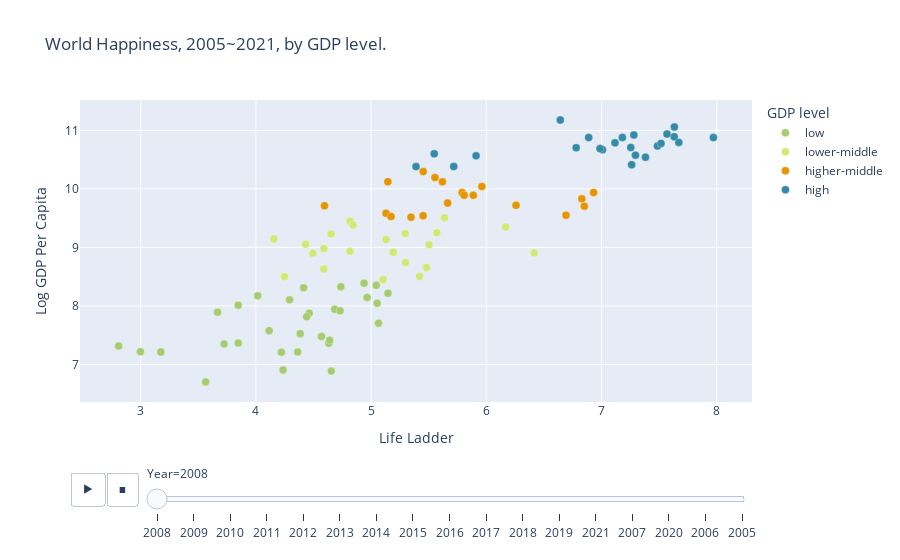

Notebook code cell kept with this figure:
### Code cell
import plotly.express as px

x = df['Life Ladder']
y = df['Log GDP Per Capita']
country = df['Country Name']



fig = px.scatter(
    df,x, y, 
    color="gdp_level", 
    hover_data=['Country Name', 'Year', 'gdp_level'], 
    color_discrete_sequence=["#a6cc70", '#D1E875', '#E59500', '#348AA7'],
    title="World Happiness, 2005~2021, by GDP level.",
    labels = {'gdp_level':"GDP level"},
    animation_frame= 'Year', 
     
    )
fig.update_traces(
     marker = dict(size=8,line = dict(width=0.3,color='white')),
     selector = dict(mode='markers'),
     hovertemplate = (
      "<b>%{customdata[0]}</b>, %{customdata[1]} <br>" 
      "<b>Life Ladder:</b> %{x:.2f}</br>"
      "<b>Log GDP Per Capita:</b> %{y:.2f} (%{customdata[2]})</br>"
      "<extra></extra>" 
     ),
                
)

fig.show()

### Figure 1 — Plotly figure (JSON) as saved in the notebook; plotly's stock layout.template omitted (floating-point values rounded to 4 significant figures)
{"data": [{"customdata": [["Afghanistan", 2008, "low"], ["Bangladesh", 2008, "low"], ["Benin", 2008, "low"], ["Burkina Faso", 2008, "low"], ["Burundi", 2008, "low"], ["Cambodia", 2008, "low"], ["Cameroon", 2008, "low"], ["Chad", 2008, "low"], ["Ghana", 2008, "low"], ["Haiti", 2008, "low"], ["India", 2008, "low"], ["Kenya", 2008, "low"], ["Kyrgyzstan", 2008, "low"], ["Laos", 2008, "low"], ["Liberia", 2008, "low"], ["Madagascar", 2008, "low"], ["Mali", 2008, "low"], ["Mozambique", 2008, "low"], ["Nepal", 2008, "low"], ["Niger", 2008, "low"], ["Nigeria", 2008, "low"], ["Pakistan", 2008, "low"], ["Rwanda", 2008, "low"], ["Senegal", 2008, "low"], ["Sierra Leone", 2008, "low"], ["Tajikistan", 2008, "low"], ["Tanzania", 2008, "low"], ["Togo", 2008, "low"], ["Uganda", 2008, "low"], ["Zambia", 2008, "low"], ["Zimbabwe", 2008, "low"]], "hovertemplate": "<b>%{customdata[0]}</b>, %{customdata[1]} <br><b>Life Ladder:</b> %{x:.2f}</br><b>Log GDP Per Capita:</b> %{y:.2f} (%{customdata[2]})</br><extra></extra>", "legendgroup": "low", "marker": {"color": "#a6cc70", "line": {"color": "white", "width": 0.3}, "size": 8, "symbol": "circle"}, "mode": "markers", "name": "low", "orientation": "v", "showlegend": true, "type": "scatter", "x": [3.724, 5.052, 3.667, 3.846, 3.563, 4.462, 4.292, 4.632, 4.965, 3.846, 5.146, 4.015, 4.737, 5.044, 4.221, 4.64, 4.115, 4.654, 4.441, 4.236, 4.939, 4.414, 4.363, 4.683, 2.997, 5.064, 4.385, 2.808, 4.569, 4.73, 3.174], "xaxis": "x", "y": [7.35, 8.047, 7.891, 7.364, 6.7, 7.874, 8.104, 7.363, 8.145, 8.012, 8.216, 8.173, 8.329, 8.351, 7.207, 7.413, 7.576, 6.885, 7.814, 6.905, 8.389, 8.309, 7.213, 7.941, 7.217, 7.705, 7.525, 7.312, 7.476, 7.918, 7.21], "yaxis": "y"}, {"customdata": [["Armenia", 2008, "lower-middle"], ["Azerbaijan", 2008, "lower-middle"], ["Bolivia", 2008, "lower-middle"], ["Colombia", 2008, "lower-middle"], ["Dominican Republic", 2008, "lower-middle"], ["Ecuador", 2008, "lower-middle"], ["El Salvador", 2008, "lower-middle"], ["Georgia", 2008, "lower-middle"], ["Guatemala", 2008, "lower-middle"], ["Honduras", 2008, "lower-middle"], ["Indonesia", 2008, "lower-middle"], ["Iraq", 2008, "lower-middle"], ["Mauritania", 2008, "lower-middle"], ["Moldova", 2008, "lower-middle"], ["Mongolia", 2008, "lower-middle"], ["Nicaragua", 2008, "lower-middle"], ["Paraguay", 2008, "lower-middle"], ["Peru", 2008, "lower-middle"], ["Philippines", 2008, "lower-middle"], ["Sri Lanka", 2008, "lower-middle"], ["Thailand", 2008, "lower-middle"], ["Vietnam", 2008, "lower-middle"]], "hovertemplate": "<b>%{customdata[0]}</b>, %{customdata[1]} <br><b>Life Ladder:</b> %{x:.2f}</br><b>Log GDP Per Capita:</b> %{y:.2f} (%{customdata[2]})</br><extra></extra>", "legendgroup": "lower-middle", "marker": {"color": "#D1E875", "line": {"color": "white", "width": 0.3}, "size": 8, "symbol": "circle"}, "mode": "markers", "name": "lower-middle", "orientation": "v", "showlegend": true, "type": "scatter", "x": [4.652, 4.817, 5.298, 6.168, 4.842, 5.297, 5.191, 4.156, 6.414, 5.42, 4.815, 4.59, 4.248, 5.503, 4.493, 5.104, 5.57, 5.129, 4.589, 4.431, 5.636, 5.48], "xaxis": "x", "y": [9.23, 9.447, 8.74, 9.351, 9.384, 9.238, 8.919, 9.144, 8.905, 8.504, 8.933, 8.982, 8.5, 9.044, 8.902, 8.45, 9.25, 9.134, 8.63, 9.055, 9.507, 8.658], "yaxis": "y"}, {"customdata": [["Argentina", 2008, "higher-middle"], ["Botswana", 2008, "higher-middle"], ["Brazil", 2008, "higher-middle"], ["Chile", 2008, "higher-middle"], ["Costa Rica", 2008, "higher-middle"], ["Estonia", 2008, "higher-middle"], ["Iran", 2008, "higher-middle"], ["Kazakhstan", 2008, "higher-middle"], ["Latvia", 2008, "higher-middle"], ["Lebanon", 2008, "higher-middle"], ["Lithuania", 2008, "higher-middle"], ["Malaysia", 2008, "higher-middle"], ["Mexico", 2008, "higher-middle"], ["Panama", 2008, "higher-middle"], ["Russia", 2008, "higher-middle"], ["South Africa", 2008, "higher-middle"], ["Ukraine", 2008, "higher-middle"], ["Uruguay", 2008, "higher-middle"], ["Venezuela", 2008, "higher-middle"]], "hovertemplate": "<b>%{customdata[0]}</b>, %{customdata[1]} <br><b>Life Ladder:</b> %{x:.2f}</br><b>Log GDP Per Capita:</b> %{y:.2f} (%{customdata[2]})</br><extra></extra>", "legendgroup": "higher-middle", "marker": {"color": "#E59500", "line": {"color": "white", "width": 0.3}, "size": 8, "symbol": "circle"}, "mode": "markers", "name": "higher-middle", "orientation": "v", "showlegend": true, "type": "scatter", "x": [5.961, 5.451, 6.691, 5.789, 6.851, 5.452, 5.129, 5.886, 5.145, 4.595, 5.554, 5.807, 6.829, 6.931, 5.619, 5.346, 5.172, 5.664, 6.258], "xaxis": "x", "y": [10.04, 9.543, 9.552, 9.938, 9.704, 10.3, 9.584, 9.892, 10.12, 9.712, 10.2, 9.893, 9.83, 9.941, 10.12, 9.518, 9.527, 9.758, 9.719], "yaxis": "y"}, {"customdata": [["Australia", 2008, "high"], ["Austria", 2008, "high"], ["Belgium", 2008, "high"], ["Canada", 2008, "high"], ["Denmark", 2008, "high"], ["Finland", 2008, "high"], ["France", 2008, "high"], ["Iceland", 2008, "high"], ["Ireland", 2008, "high"], ["Israel", 2008, "high"], ["Italy", 2008, "high"], ["Japan", 2008, "high"], ["Netherlands", 2008, "high"], ["New Zealand", 2008, "high"], ["Norway", 2008, "high"], ["Portugal", 2008, "high"], ["Singapore", 2008, "high"], ["South Korea", 2008, "high"], ["Spain", 2008, "high"], ["Sweden", 2008, "high"], ["Taiwan Province of China", 2008, "high"], ["United Kingdom", 2008, "high"], ["United States", 2008, "high"]], "hovertemplate": "<b>%{customdata[0]}</b>, %{customdata[1]} <br><b>Life Ladder:</b> %{x:.2f}</br><b>Log GDP Per Capita:</b> %{y:.2f} (%{customdata[2]})</br><extra></extra>", "legendgroup": "high", "marker": {"color": "#348AA7", "line": {"color": "white", "width": 0.3}, "size": 8, "symbol": "circle"}, "mode": "markers", "name": "high", "orientation": "v", "showlegend": true, "type": "scatter", "x": [7.254, 7.181, 7.117, 7.486, 7.971, 7.671, 7.008, 6.888, 7.568, 7.261, 6.78, 5.911, 7.631, 7.381, 7.632, 5.717, 6.642, 5.39, 7.294, 7.516, 5.548, 6.986, 7.28], "xaxis": "x", "y": [10.71, 10.88, 10.79, 10.73, 10.88, 10.8, 10.67, 10.88, 10.94, 10.41, 10.71, 10.57, 10.89, 10.54, 11.06, 10.38, 11.18, 10.38, 10.58, 10.78, 10.6, 10.69, 10.92], "yaxis": "y"}], "layout": {"legend": {"title": {"text": "GDP level"}, "tracegroupgap": 0}, "sliders": [{"active": 0, "currentvalue": {"prefix": "Year="}, "len": 0.9, "pad": {"b": 10, "t": 60}, "steps": [{"args": [["2008"], {"frame": {"duration": 0, "redraw": false}, "fromcurrent": true, "mode": "immediate", "transition": {"duration": 0, "easing": "linear"}}], "label": "2008", "method": "animate"}, {"args": [["2009"], {"frame": {"duration": 0, "redraw": false}, "fromcurrent": true, "mode": "immediate", "transition": {"duration": 0, "easing": "linear"}}], "label": "2009", "method": "animate"}, {"args": [["2010"], {"frame": {"duration": 0, "redraw": false}, "fromcurrent": true, "mode": "immediate", "transition": {"duration": 0, "easing": "linear"}}], "label": "2010", "method": "animate"}, {"args": [["2011"], {"frame": {"duration": 0, "redraw": false}, "fromcurrent": true, "mode": "immediate", "transition": {"duration": 0, "easing": "linear"}}], "label": "2011", "method": "animate"}, {"args": [["2012"], {"frame": {"duration": 0, "redraw": false}, "fromcurrent": true, "mode": "immediate", "transition": {"duration": 0, "easing": "linear"}}], "label": "2012", "method": "animate"}, {"args": [["2013"], {"frame": {"duration": 0, "redraw": false}, "fromcurrent": true, "mode": "immediate", "transition": {"duration": 0, "easing": "linear"}}], "label": "2013", "method": "animate"}, {"args": [["2014"], {"frame": {"duration": 0, "redraw": false}, "fromcurrent": true, "mode": "immediate", "transition": {"duration": 0, "easing": "linear"}}], "label": "2014", "method": "animate"}, {"args": [["2015"], {"frame": {"duration": 0, "redraw": false}, "fromcurrent": true, "mode": "immediate", "transition": {"duration": 0, "easing": "linear"}}], "label": "2015", "method": "animate"}, {"args": [["2016"], {"frame": {"duration": 0, "redraw": false}, "fromcurrent": true, "mode": "immediate", "transition": {"duration": 0, "easing": "linear"}}], "label": "2016", "method": "animate"}, {"args": [["2017"], {"frame": {"duration": 0, "redraw": false}, "fromcurrent": true, "mode": "immediate", "transition": {"duration": 0, "easing": "linear"}}], "label": "2017", "method": "animate"}, {"args": [["2018"], {"frame": {"duration": 0, "redraw": false}, "fromcurrent": true, "mode": "immediate", "transition": {"duration": 0, "easing": "linear"}}], "label": "2018", "method": "animate"}, {"args": [["2019"], {"frame": {"duration": 0, "redraw": false}, "fromcurrent": true, "mode": "immediate", "transition": {"duration": 0, "easing": "linear"}}], "label": "2019", "method": "animate"}, {"args": [["2021"], {"frame": {"duration": 0, "redraw": false}, "fromcurrent": true, "mode": "immediate", "transition": {"duration": 0, "easing": "linear"}}], "label": "2021", "method": "animate"}, {"args": [["2007"], {"frame": {"duration": 0, "redraw": false}, "fromcurrent": true, "mode": "immediate", "transition": {"duration": 0, "easing": "linear"}}], "label": "2007", "method": "animate"}, {"args": [["2020"], {"frame": {"duration": 0, "redraw": false}, "fromcurrent": true, "mode": "immediate", "transition": {"duration": 0, "easing": "linear"}}], "label": "2020", "method": "animate"}, {"args": [["2006"], {"frame": {"duration": 0, "redraw": false}, "fromcurrent": true, "mode": "immediate", "transition": {"duration": 0, "easing": "linear"}}], "label": "2006", "method": "animate"}, {"args": [["2005"], {"frame": {"duration": 0, "redraw": false}, "fromcurrent": true, "mode": "immediate", "transition": {"duration": 0, "easing": "linear"}}], "label": "2005", "method": "animate"}], "x": 0.1, "xanchor": "left", "y": 0, "yanchor": "top"}], "title": {"text": "World Happiness, 2005~2021, by GDP level."}, "updatemenus": [{"buttons": [{"args": [null, {"frame": {"duration": 500, "redraw": false}, "fromcurrent": true, "mode": "immediate", "transition": {"duration": 500, "easing": "linear"}}], "label": "&#9654;", "method": "animate"}, {"args": [[null], {"frame": {"duration": 0, "redraw": false}, "fromcurrent": true, "mode": "immediate", "transition": {"duration": 0, "easing": "linear"}}], "label": "&#9724;", "method": "animate"}], "direction": "left", "pad": {"r": 10, "t": 70}, "showactive": false, "type": "buttons", "x": 0.1, "xanchor": "right", "y": 0, "yanchor": "top"}], "xaxis": {"anchor": "y", "domain": [0, 1], "title": {"text": "Life Ladder"}}, "yaxis": {"anchor": "x", "domain": [0, 1], "title": {"text": "Log GDP Per Capita"}}}}
